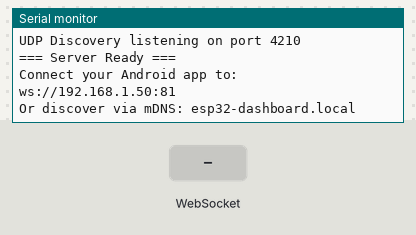
Simulated run of this sketch. Board: ESP32. Parts: the last lines printed to the serial monitor. The test bench sets the inputs (shaded band). WiFi joins after 1.5 s; servers stay silent unless stated; random numbers use the default seed unless the sketch sets one.

Above: at 3.7 s.
3.8 s: WebSocket text "setRelay" received
At 5.0 s:
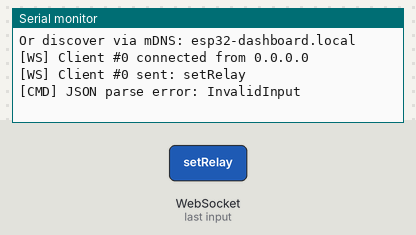
5.3 s: WebSocket text "setBrightness" received
At 5.47 s:
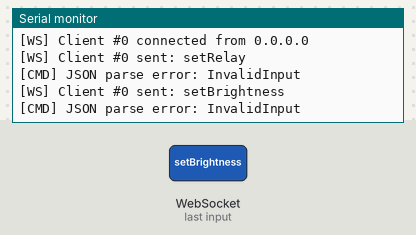
7.0 s: WebSocket text "getStatus" received
At 7.5 s:
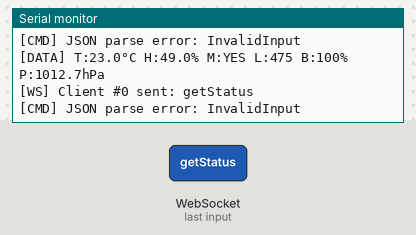
8.5 s: WebSocket text "ESP32_DISCOVER" received
At 9.7 s:
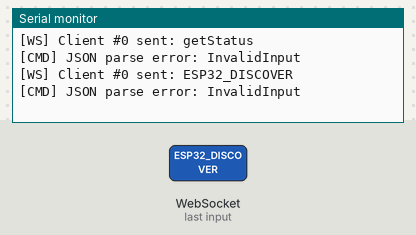
10.0 s: WebSocket text "1" received
At 10.9 s:
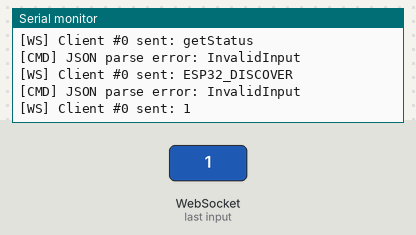

Measured:
- after the input at 3.8 s, the serial monitor: prints a new line at once (image 1)
- after the input at 5.3 s, the serial monitor: prints a new line at once (image 2)
- after the input at 7.0 s, the serial monitor: prints a new line at once (image 3)
- after the input at 8.5 s, the serial monitor: prints a new line at once (image 4)
- after the input at 10.0 s, the serial monitor: prints a new line at once (image 5)

The sketch:

esp32_dashboard_example.ino
```cpp
/*
 * ESPresso32 Dashboard - ESP32 WebSocket Server Example
 *
 * This Arduino sketch turns an ESP32 into a WebSocket server that sends
 * sensor data to the ESPresso32 Android dashboard app.
 *
 * Hardware: ESP32 (any variant: ESP32, ESP32-S2, ESP32-S3, ESP32-C3)
 *
 * Required Libraries:
 *   - WiFi (built-in)
 *   - WebSocketsServer by Markus Sattler (install via Library Manager)
 *   - ArduinoJson by Benoit Blanchon (install via Library Manager)
 *   - ESPmDNS (built-in)
 *
 * Wiring (optional - works with simulated data too):
 *   - DHT22 data pin -> GPIO 4
 *   - PIR motion sensor -> GPIO 5
 *   - Light sensor (LDR) -> GPIO 34 (ADC)
 *
 * Usage:
 *   1. Set your WiFi credentials below
 *   2. Upload to ESP32
 *   3. Open Serial Monitor at 115200 baud to see IP address
 *   4. Enter the IP address in the ESPresso32 Android app
 *   5. Dashboard will display sensor data in real-time
 */

#include <WiFi.h>
#include <WebSocketsServer.h>
#include <ArduinoJson.h>
#include <ESPmDNS.h>
#include <WiFiUdp.h>

// ============================================================================
// CONFIGURATION - Edit these values
// ============================================================================

// WiFi credentials
const char* WIFI_SSID = "YOUR_WIFI_SSID";
const char* WIFI_PASSWORD = "YOUR_WIFI_PASSWORD";

// WebSocket server port
const int WS_PORT = 81;

// Device identification
const char* DEVICE_NAME = "ESP32-S3";
const char* DEVICE_ID = "ESP32_001";

// mDNS hostname (Android app can discover this)
const char* MDNS_HOSTNAME = "esp32-dashboard";

// UDP discovery port
const int UDP_DISCOVERY_PORT = 4210;

// Data send interval (milliseconds)
const unsigned long SEND_INTERVAL = 1000;

// Simulate sensor data (set to false if real sensors are connected)
const bool SIMULATE_SENSORS = true;

// ============================================================================
// Pin definitions (for real sensors)
// ============================================================================
const int PIN_DHT = 4;
const int PIN_PIR = 5;
const int PIN_LDR = 34;

// ============================================================================
// Global objects
// ============================================================================
WebSocketsServer webSocket = WebSocketsServer(WS_PORT);
WiFiUDP udp;

unsigned long lastSendTime = 0;
unsigned long lastSimUpdate = 0;

// Simulated sensor values
float simTemperature = 25.0;
float simHumidity = 50.0;
bool simMotion = false;
int simLight = 500;
int simBattery = 100;
float simPressure = 1013.25;

// ============================================================================
// WiFi Setup
// ============================================================================
void setupWiFi() {
    Serial.println("\n=== ESPresso32 Dashboard Server ===\n");
    Serial.printf("Connecting to WiFi: %s", WIFI_SSID);

    WiFi.mode(WIFI_STA);
    WiFi.begin(WIFI_SSID, WIFI_PASSWORD);

    int attempts = 0;
    while (WiFi.status() != WL_CONNECTED && attempts < 30) {
        delay(500);
        Serial.print(".");
        attempts++;
    }

    if (WiFi.status() == WL_CONNECTED) {
        Serial.println("\n\nWiFi Connected!");
        Serial.printf("IP Address: %s\n", WiFi.localIP().toString().c_str());
        Serial.printf("WebSocket:  ws://%s:%d\n", WiFi.localIP().toString().c_str(), WS_PORT);
    } else {
        Serial.println("\nWiFi connection FAILED! Restarting...");
        delay(1000);
        ESP.restart();
    }
}

// ============================================================================
// mDNS Setup
// ============================================================================
void setupMDNS() {
    if (MDNS.begin(MDNS_HOSTNAME)) {
        // Register WebSocket service for Android NSD discovery
        MDNS.addService("ws", "tcp", WS_PORT);
        MDNS.addServiceTxt("ws", "tcp", "device", DEVICE_NAME);
        MDNS.addServiceTxt("ws", "tcp", "id", DEVICE_ID);
        Serial.printf("mDNS: %s.local\n", MDNS_HOSTNAME);
    } else {
        Serial.println("mDNS setup failed!");
    }
}

// ============================================================================
// UDP Discovery Setup
// ============================================================================
void setupUDP() {
    udp.begin(UDP_DISCOVERY_PORT);
    Serial.printf("UDP Discovery listening on port %d\n", UDP_DISCOVERY_PORT);
}

// ============================================================================
// WebSocket Event Handler
// ============================================================================
void webSocketEvent(uint8_t num, WStype_t type, uint8_t* payload, size_t length) {
    switch (type) {
        case WStype_DISCONNECTED:
            Serial.printf("[WS] Client #%u disconnected\n", num);
            break;

        case WStype_CONNECTED:
            {
                IPAddress ip = webSocket.remoteIP(num);
                Serial.printf("[WS] Client #%u connected from %s\n", num, ip.toString().c_str());

                // Send initial device info
                sendDeviceInfo(num);
            }
            break;

        case WStype_TEXT:
            {
                Serial.printf("[WS] Client #%u sent: %s\n", num, payload);

                // Parse incoming commands from Android app
                handleCommand(num, (char*)payload);
            }
            break;

        case WStype_PING:
            Serial.printf("[WS] Client #%u ping\n", num);
            break;

        case WStype_PONG:
            break;

        default:
            break;
    }
}

// ============================================================================
// Handle Commands from Android App (bidirectional support)
// ============================================================================
void handleCommand(uint8_t clientNum, const char* payload) {
    JsonDocument doc;
    DeserializationError error = deserializeJson(doc, payload);

    if (error) {
        Serial.printf("[CMD] JSON parse error: %s\n", error.c_str());
        return;
    }

    const char* command = doc["command"];
    if (command == nullptr) return;

    Serial.printf("[CMD] Received command: %s\n", command);

    // Example command handling (extend as needed)
    if (strcmp(command, "setRelay") == 0) {
        bool value = doc["value"] | false;
        Serial.printf("[CMD] Set relay: %s\n", value ? "ON" : "OFF");
        // digitalWrite(RELAY_PIN, value ? HIGH : LOW);

        // Send acknowledgment
        JsonDocument response;
        response["response"] = "ok";
        response["command"] = command;
        response["value"] = value;
        String json;
        serializeJson(response, json);
        webSocket.sendTXT(clientNum, json);
    }
    else if (strcmp(command, "setBrightness") == 0) {
        int value = doc["value"] | 0;
        Serial.printf("[CMD] Set brightness: %d\n", value);
        // ledcWrite(LED_CHANNEL, map(value, 0, 100, 0, 255));
    }
    else if (strcmp(command, "getStatus") == 0) {
        sendDeviceInfo(clientNum);
    }
}

// ============================================================================
// Send Device Info
// ============================================================================
void sendDeviceInfo(uint8_t clientNum) {
    JsonDocument doc;
    doc["device"]["name"] = DEVICE_NAME;
    doc["device"]["id"] = DEVICE_ID;
    doc["timestamp"] = millis() / 1000;

    String json;
    serializeJson(doc, json);
    webSocket.sendTXT(clientNum, json);
}

// ============================================================================
// Read Sensor Data
// ============================================================================
void readSensors(float &temperature, float &humidity, bool &motion,
                 int &light, int &battery, float &pressure) {
    if (SIMULATE_SENSORS) {
        // Simulate realistic sensor values with gradual changes
        simTemperature += random(-10, 11) * 0.1;
        simTemperature = constrain(simTemperature, 15.0, 45.0);

        simHumidity += random(-5, 6) * 0.1;
        simHumidity = constrain(simHumidity, 20.0, 95.0);

        // Motion toggles randomly (10% chance each second)
        if (random(100) < 10) {
            simMotion = !simMotion;
        }

        simLight += random(-20, 21);
        simLight = constrain(simLight, 0, 1500);

        // Battery slowly decreases
        if (random(100) < 5) {
            simBattery--;
            if (simBattery < 10) simBattery = 100; // "recharge"
        }

        simPressure += random(-5, 6) * 0.1;
        simPressure = constrain(simPressure, 980.0, 1040.0);

        temperature = simTemperature;
        humidity = simHumidity;
        motion = simMotion;
        light = simLight;
        battery = simBattery;
        pressure = simPressure;
    } else {
        // Read real sensors here
        // temperature = dht.readTemperature();
        // humidity = dht.readHumidity();
        // motion = digitalRead(PIN_PIR) == HIGH;
        // light = analogRead(PIN_LDR);
        // battery = map(analogRead(VBAT_PIN), 0, 4095, 0, 100);
        // pressure = bmp.readPressure() / 100.0;

        // Placeholder values if no sensors connected
        temperature = 25.0;
        humidity = 50.0;
        motion = false;
        light = 500;
        battery = 100;
        pressure = 1013.25;
    }
}

// ============================================================================
// Send Sensor Data to All Connected Clients
// ============================================================================
void sendSensorData() {
    float temperature, humidity, pressure;
    bool motion;
    int light, battery;

    readSensors(temperature, humidity, motion, light, battery, pressure);

    // Build JSON message
    JsonDocument doc;

    // Device info
    doc["device"]["name"] = DEVICE_NAME;
    doc["device"]["id"] = DEVICE_ID;

    // Timestamp
    doc["timestamp"] = millis() / 1000;

    // Sensor data
    doc["data"]["temperature"] = round(temperature * 10) / 10.0;
    doc["data"]["humidity"] = round(humidity * 10) / 10.0;
    doc["data"]["motion"] = motion;
    doc["data"]["light"] = light;
    doc["data"]["battery"] = battery;
    doc["data"]["pressure"] = round(pressure * 10) / 10.0;

    // Serialize and send
    String json;
    serializeJson(doc, json);

    webSocket.broadcastTXT(json);

    // Debug output (every 5 seconds to reduce serial spam)
    static unsigned long lastDebug = 0;
    if (millis() - lastDebug > 5000) {
        Serial.printf("[DATA] T:%.1f°C H:%.1f%% M:%s L:%d B:%d%% P:%.1fhPa\n",
                      temperature, humidity, motion ? "YES" : "NO",
                      light, battery, pressure);
        lastDebug = millis();
    }
}

// ============================================================================
// Handle UDP Discovery Requests
// ============================================================================
void handleUDPDiscovery() {
    int packetSize = udp.parsePacket();
    if (packetSize > 0) {
        char buffer[64];
        int len = udp.read(buffer, sizeof(buffer) - 1);
        buffer[len] = '\0';

        if (strcmp(buffer, "ESP32_DISCOVER") == 0) {
            Serial.printf("[UDP] Discovery request from %s:%d\n",
                         udp.remoteIP().toString().c_str(), udp.remotePort());

            // Build response: ESP32_DEVICE|IP|Name|Port
            String response = "ESP32_DEVICE|";
            response += WiFi.localIP().toString();
            response += "|";
            response += DEVICE_NAME;
            response += "|";
            response += String(WS_PORT);

            // Reply to the requester
            udp.beginPacket(udp.remoteIP(), udp.remotePort());
            udp.write((const uint8_t*)response.c_str(), response.length());
            udp.endPacket();

            Serial.printf("[UDP] Sent response: %s\n", response.c_str());
        }
    }
}

// ============================================================================
// Setup
// ============================================================================
void setup() {
    Serial.begin(115200);
    delay(1000);

    // Setup WiFi
    setupWiFi();

    // Setup mDNS for auto-discovery
    setupMDNS();

    // Setup UDP for discovery fallback
    setupUDP();

    // Setup WebSocket server
    webSocket.begin();
    webSocket.onEvent(webSocketEvent);
    webSocket.enableHeartbeat(15000, 3000, 2);  // ping every 15s, timeout 3s, 2 retries

    Serial.println("\n=== Server Ready ===");
    Serial.printf("Connect your Android app to: ws://%s:%d\n",
                  WiFi.localIP().toString().c_str(), WS_PORT);
    Serial.printf("Or discover via mDNS: %s.local\n\n", MDNS_HOSTNAME);
}

// ============================================================================
// Main Loop
// ============================================================================
void loop() {
    // Handle WebSocket events
    webSocket.loop();

    // Handle UDP discovery requests
    handleUDPDiscovery();

    // Send sensor data at configured interval
    unsigned long now = millis();
    if (now - lastSendTime >= SEND_INTERVAL) {
        lastSendTime = now;
        sendSensorData();
    }

    // Reconnect WiFi if lost
    if (WiFi.status() != WL_CONNECTED) {
        Serial.println("[WiFi] Connection lost! Reconnecting...");
        WiFi.reconnect();
        delay(5000);
    }
}
```
